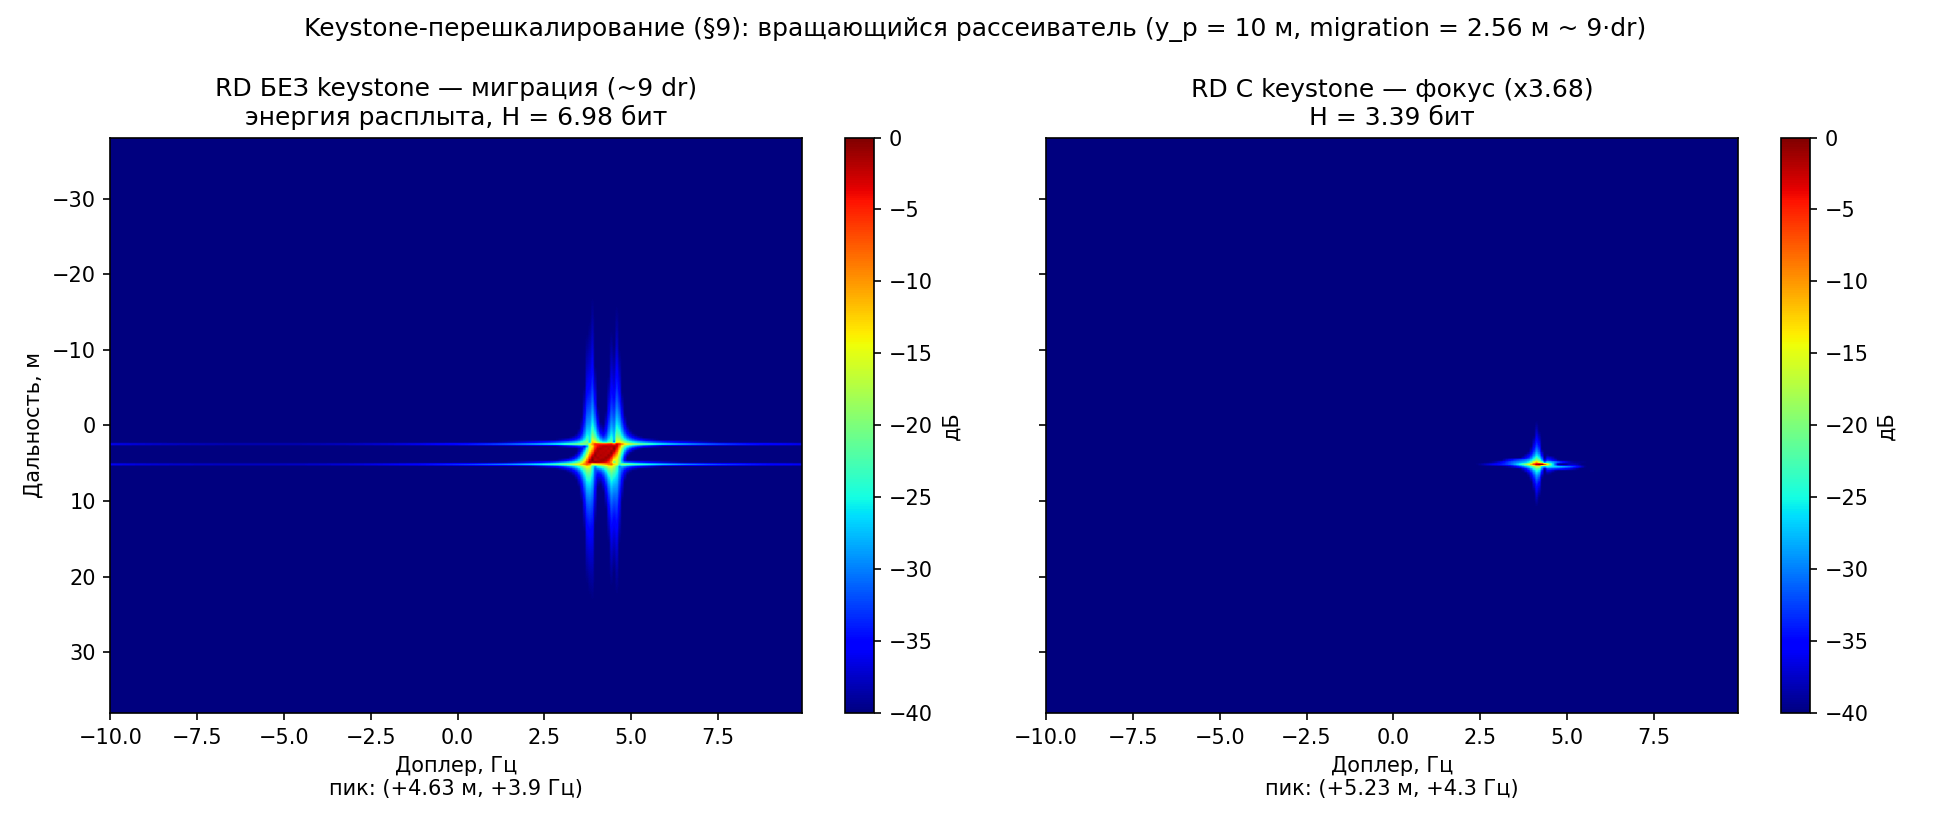

Write the Python code that produced this figure.
"""Демо: keystone-перешкалирование (задача R6, §9) — RD «до/после».

Мотив рис. 5.25 книги C&M (Mig-25 before/after): вращающийся точечный
рассеиватель со стенда §9.5 размазан по дальности без keystone и фокусируется
с ним.

Стенд: f_c = 3 ГГц, B = 0.5 ГГц (dr ≈ 0.3 м), M = N = 256, PRI = 0.05 с
(T = 12.8 с), ω = 0.02 рад/с, точечный рассеиватель (x_p = 5 м LOS,
y_p = 10 м кросс-рейндж). Миграция дальности y_p·ω·T = 2.56 м ≈ 8.6·dr.

Запуск:
    python -m examples.demo_keystone
"""
import os
import sys

sys.path.insert(0, os.path.join(os.path.dirname(__file__), ".."))

import numpy as np
import matplotlib

matplotlib.use("Agg")
import matplotlib.pyplot as plt

from processing.keystone import keystone_transform
from processing.range_compress import range_compress
from processing.azimuth_compress import azimuth_compress, compute_amplitude
from processing.polar_reformat import compute_image_entropy

SPEED_OF_LIGHT = 3e8

DEFAULT_OUT = os.path.join(
    os.path.dirname(os.path.abspath(__file__)),
    "demo_keystone.png",
)

# Стенд §9.5
F_C = 3e9
B = 0.5e9
PRI = 0.05
OMEGA = 0.02
X_P = 5.0
Y_P = 10.0
M_PULSES = 256
N_PULSES = 256


def _stand_rows():
    """Сырые строки E точечного рассеивателя стенда §9.5."""
    f_r = np.linspace(F_C - B / 2.0, F_C + B / 2.0, M_PULSES)
    t = np.arange(N_PULSES) * PRI
    R = X_P * np.cos(OMEGA * t) - Y_P * np.sin(OMEGA * t)
    E = np.exp(-1j * 4.0 * np.pi * f_r[:, None] / SPEED_OF_LIGHT * R[None, :])
    return E, f_r


def _rd(E, f_r, keystone=False):
    """Пайплайн §9.4 п.2: E → (keystone) → range_compress → azimuth_compress."""
    if keystone:
        E = keystone_transform(E, f_r, F_C)
    P, _, range_axis, dr = range_compress(E, f_r, R0=0.0)
    I, azimuth_axis, doppler_axis = azimuth_compress(P, OMEGA, F_C, pri=PRI)
    return I, range_axis, dr, doppler_axis


def _peak(I, range_axis, doppler_axis):
    row, col = np.unravel_index(np.argmax(np.abs(I)), I.shape)
    return float(range_axis[row]), float(doppler_axis[col])


def run(verbose=True, out_path=DEFAULT_OUT):
    """Расчёт «до/после» + 2 панели + сохранение PNG + печать метрик."""
    E, f_r = _stand_rows()
    T = N_PULSES * PRI
    lam = SPEED_OF_LIGHT / F_C

    I_no, range_axis, dr, doppler_axis = _rd(E, f_r, keystone=False)
    I_ks, _, _, _ = _rd(E, f_r, keystone=True)

    H_no = compute_image_entropy(I_no)
    H_ks = compute_image_entropy(I_ks)
    gain = float(np.abs(I_ks).max() / np.abs(I_no).max())
    r_no, d_no = _peak(I_no, range_axis, doppler_axis)
    r_ks, d_ks = _peak(I_ks, range_axis, doppler_axis)
    f_D_true = (2.0 / lam) * Y_P * OMEGA

    if verbose:
        print("=" * 62)
        print("  KEYSTONE-ПЕРЕШКАЛИРОВАНИЕ: RD до/после (стенд §9.5)")
        print("=" * 62)
        print(f"  f_c = {F_C / 1e9:.0f} ГГц (lam = {lam * 1e2:.1f} см), "
              f"B = {B / 1e9:.1f} ГГц")
        print(f"  PRI = {PRI * 1e3:.0f} мс, N = {N_PULSES}, T = {T:.1f} с, "
              f"omega = {OMEGA} рад/с")
        print(f"  Цель: x_p = {X_P:.0f} м (LOS), y_p = {Y_P:.0f} м (кросс-рейндж)")
        print(f"  Миграция дальности: y_p*omega*T = {Y_P * OMEGA * T:.2f} м "
              f"= {Y_P * OMEGA * T / dr:.1f} dr (dr = {dr:.3f} м)")
        print("-" * 62)
        print(f"  Энтропия, бит:           без keystone {H_no:.3f} "
              f"vs с keystone {H_ks:.3f}")
        print(f"  Пик |I|:                 {np.abs(I_no).max():.1f} -> "
              f"{np.abs(I_ks).max():.1f}  (x{gain:.2f})")
        print(f"  Координаты пика:         без ({r_no:+.2f} м, {d_no:+.1f} Гц) "
              f"vs с ({r_ks:+.2f} м, {d_ks:+.1f} Гц)")
        print(f"  Ожидаемый доплер (по модулю): "
              f"f_D = 2/lam*y_p*omega = {f_D_true:+.1f} Гц")

    amp_no = compute_amplitude(I_no, mode="db")
    amp_ks = compute_amplitude(I_ks, mode="db")

    fig, axes = plt.subplots(1, 2, figsize=(13, 5.5), sharey=True)
    fig.suptitle(
        "Keystone-перешкалирование (§9): вращающийся рассеиватель "
        f"(y_p = {Y_P:g} м, migration = {Y_P * OMEGA * T:.2f} м "
        f"~ {Y_P * OMEGA * T / dr:.0f}·dr)",
        fontsize=12,
    )

    extent = [doppler_axis[0], doppler_axis[-1],
              range_axis[-1], range_axis[0]]

    ax = axes[0]
    im = ax.imshow(amp_no, aspect="auto", cmap="jet", extent=extent,
                   vmin=-40, vmax=0)
    ax.set_title(f"RD БЕЗ keystone — миграция (~{Y_P * OMEGA * T / dr:.0f} dr)\n"
                 f"энергия расплыта, H = {H_no:.2f} бит")
    ax.set_xlabel(f"Доплер, Гц\nпик: ({r_no:+.2f} м, {d_no:+.1f} Гц)")
    ax.set_ylabel("Дальность, м")
    plt.colorbar(im, ax=ax, label="дБ")

    ax = axes[1]
    im = ax.imshow(amp_ks, aspect="auto", cmap="jet", extent=extent,
                   vmin=-40, vmax=0)
    ax.set_title(f"RD С keystone — фокус (x{gain:.2f})\n"
                 f"H = {H_ks:.2f} бит")
    ax.set_xlabel(f"Доплер, Гц\nпик: ({r_ks:+.2f} м, {d_ks:+.1f} Гц)")
    plt.colorbar(im, ax=ax, label="дБ")

    plt.tight_layout()
    fig_path = os.path.abspath(out_path)
    plt.savefig(fig_path, dpi=150)
    plt.close(fig)
    if verbose:
        print(f"\nСохранено: {fig_path}")
    return I_no, I_ks


def main():
    run()


if __name__ == "__main__":
    main()
